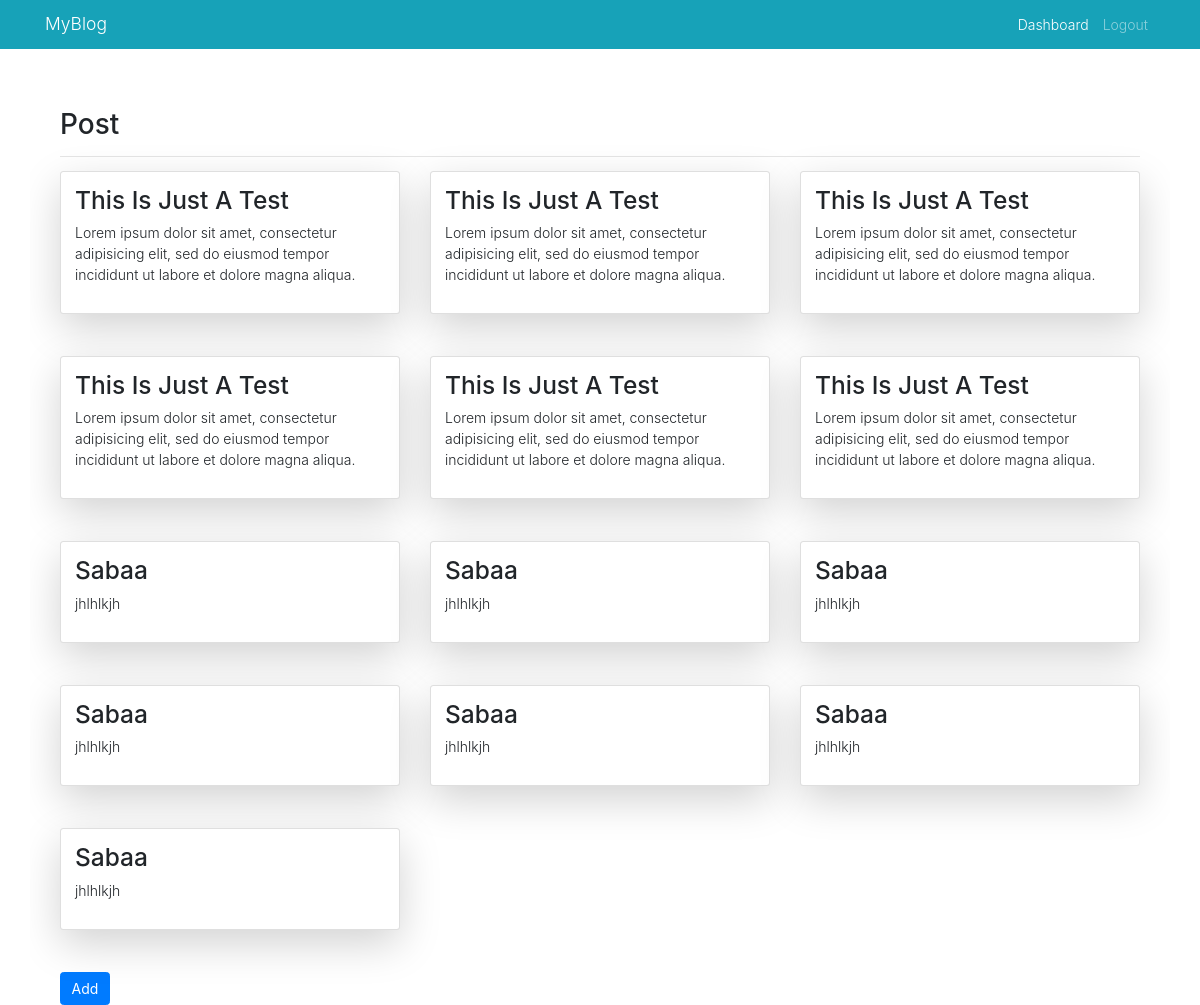
The page /dashboard.php (signed in) on the database its author committed.
### tables this page shows
CREATE TABLE IF NOT EXISTS `db_news` (
  `id` int(11) NOT NULL AUTO_INCREMENT,
  `title` text NOT NULL,
  `content` text NOT NULL,
  `date_posted` timestamp NOT NULL DEFAULT CURRENT_TIMESTAMP ON UPDATE CURRENT_TIMESTAMP,
  PRIMARY KEY (`id`)
);

### Model/Db.php (called while the page is built, shortened)
<?php
  class Db {
    protected $dbName = 'learning_dollars_db';
    protected $dbHost = 'localhost';
    protected $dbUser = 'root';
    protected $dbPass = '';
    protected $dbHandler, $dbStmt;
    public function __construct()
    {
      $Dsn = "mysql:host=" . $this->dbHost . ';dbname=' . $this->dbName;
      $Options = array(
        PDO::ATTR_PERSISTENT => true,
        PDO::ATTR_ERRMODE => PDO::ERRMODE_EXCEPTION
      );
      try {
        $this->dbHandler = new PDO($Dsn, $this->dbUser, $this->dbPass, $Options);
      } catch (Exception $e) {
        var_dump('Couldn\'t Establish A Database Connection. Due to the following reason: ' . $e->getMessage());
      }
    }
    public function query($query)
    {
      $this->dbStmt = $this->dbHandler->prepare($query);
    }
    public function execute()
    {
      $this->dbStmt->execute();
      return true;
    }
    public function fetchAll()
    {
      $this->execute();
      return $this->dbStmt->fetchAll(PDO::FETCH_ASSOC);
    }
  }
 ?>

### controller/Dashboard.php (called while the page is built, shortened)
<?php
  require_once('./Model/DashboardModel.php');
  class Dashboard extends Controller {
    private $dashboardModel;
    public function __construct()
    {
      $this->dashboardModel = new DashboardModel();
    }
    public function getNews() :array
    {
      return $this->dashboardModel->fetchNews(
        'db_news'
      );
    }
  }
 ?>

### Model/DashboardModel.php (called while the page is built)
<?php
    require_once(__dir__ . '/Db.php');
    class DashboardModel extends Db {
      public function fetchNews(
        string $table_name,
        array $columns = ["*"]
      ) :array
      {
        $columns_name = implode(',', $columns);
        $this->query("SELECT $columns_name FROM $table_name ");
        $this->execute();
        $News = $this->fetchAll();
        if (count($News) > 0) {
          $Response = array(
            'status' => true,
            'data' => $News
          );
          return $Response;
        }
        $Response = array(
          'status' => false,
          'data' => []
        );
        return $Response;
      }
    }
 ?>

### dashboard.php (the view, shortened to what this page needs)
<?php require_once('./controller/Dashboard.php'); ?>
<?php
  $Dashboard = new Dashboard();
  $active = $Dashboard->active;
  $News = $Dashboard->getNews();
?>
<?php require('./nav.php'); ?>
<main role="main" class="container h-100 mh-100 overflow-auto">
  <div class="container">
    <div class="row mt-5">
      <div class="col-xs-12 col-sm-12 col-md-12 col-xl-12 col-lg-12">
        <h2>Post</h2>
        <hr>
      </div>
    </div>
    <div class="row">
      <?php if ($News['status']) : ?>
        <?php foreach ($News['data'] as $new) :  ?>
          <div class="col-xs-12 col-sm-12 col-md-12 col-xl-4 col-lg-4">
            <div class="card shadow-lg p-3 mb-5 bg-white rounded">
              <div class="news_title">
                <h3><?php echo ucwords($new['title']); ?></h3>
              </div>
              <div class="news_body">
                <p><?php echo $new['content']; ?> </p>
              </div>
            </div>
          </div>
        <?php endforeach; ?>
      <?php endif;  ?>
    </div>
    <a type="button" class="btn btn-primary" href="AddPost.php">Add</a>
  </div>
</main>
</body>
</html>

### nav.php (shortened to what this page needs)
<!DOCTYPE html>
<html lang="en" dir="ltr">
  <head>
    <link rel="stylesheet" href="./assets/css/bootstrap.min.css">
    <link rel="stylesheet" href="./assets/css/style.css">
  </head>
  <body>
    <nav class="navbar navbar-expand-md navbar-dark fixed-top bg-info">
      <div class="container">
        <a class="navbar-brand" href="#">MyBlog</a>
        <div class="collapse navbar-collapse" id="navbarCollapse">
          <ul class="navbar-nav ml-auto">
            <?php if (!isset($_SESSION['auth_status'])) : ?>
              <li class="nav-item">
                <a class="nav-link <?php if (strtolower($active) === 'login') echo 'active'; ?>" href="index.php">Login</a>
              </li>
              <li class="nav-item">
                <a class="nav-link <?php if (strtolower($active) === 'register') echo 'active'; ?>" href="register.php" tabindex="-1" aria-disabled="true">Register</a>
              </li>
            <?php elseif (isset($_SESSION['auth_status'])) : ?>
              <li class="nav-item">
                <a href="dashboard.php" class="nav-link <?php if (strtolower($active) === 'dashboard') echo 'active'; ?>">Dashboard</a>
              </li>
            <?php endif; ?>
            <?php if (isset($_SESSION['auth_status'])) : ?>
              <li class="nav-item">
                <a class="nav-link" href="logout.php">Logout</a>
              </li>
            <?php endif; ?>
          </ul>
        </div>
      </div>
    </nav>

### assets/css/style.css (style rules this page uses)
html, body { height: 100%; width: 100%; padding: 0; margin: 0; font-size: 14px; font-weight: 300; line-height: 1.5; text-rendering: optimizeLegibility; overflow-y: hidden !important; }
ul { list-style: none; }
li { list-style: none; }
.mt-5 { margin-top: 10% !important; }

### rows shown on the page
db_news: title "This Is Just A Test", content "Lorem ipsum dolor sit amet, consectetur adipisicing elit, sed do eiusmod tempor incididunt ut labore et dolore magna aliqua."
db_news: title "This Is Just A Test", content "Lorem ipsum dolor sit amet, consectetur adipisicing elit, sed do eiusmod tempor incididunt ut labore et dolore magna aliqua."
db_news: title "This Is Just A Test", content "Lorem ipsum dolor sit amet, consectetur adipisicing elit, sed do eiusmod tempor incididunt ut labore et dolore magna aliqua."
db_news: title "This Is Just A Test", content "Lorem ipsum dolor sit amet, consectetur adipisicing elit, sed do eiusmod tempor incididunt ut labore et dolore magna aliqua."
db_news: title "This Is Just A Test", content "Lorem ipsum dolor sit amet, consectetur adipisicing elit, sed do eiusmod tempor incididunt ut labore et dolore magna aliqua."
db_news: title "This Is Just A Test", content "Lorem ipsum dolor sit amet, consectetur adipisicing elit, sed do eiusmod tempor incididunt ut labore et dolore magna aliqua."
db_news: title "Sabaa", content "jhlhlkjh"
db_news: title "Sabaa", content "jhlhlkjh"
db_news: title "Sabaa", content "jhlhlkjh"
db_news: title "Sabaa", content "jhlhlkjh"
db_news: title "Sabaa", content "jhlhlkjh"
db_news: title "Sabaa", content "jhlhlkjh"
db_news: title "Sabaa", content "jhlhlkjh"
